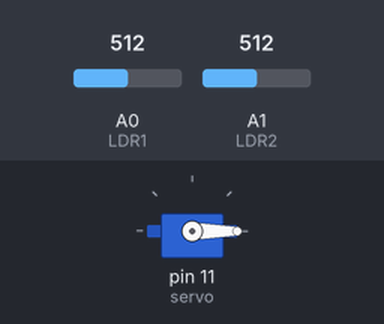
This sketch was run on a simulated Arduino Uno, built with avr-gcc and run on an emulated ATmega328P. Parts: servo. The test bench sets the inputs (shaded band); at power-on: A1 (LDR2) = 512, A0 (LDR1) = 512.

Above: at 2.2 s.
2.3 s: A1 (LDR2) set to 534
At 5.1 s:
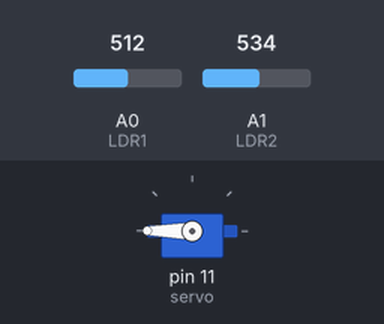
5.3 s: A1 (LDR2) set to 306
At 5.45 s:
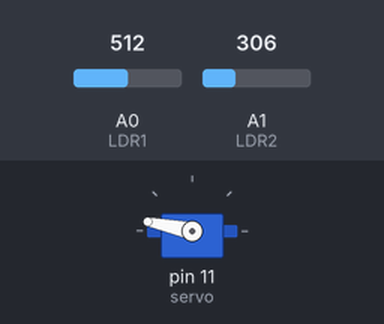
8.3 s: A1 (LDR2) set to 716
At 8.56 s:
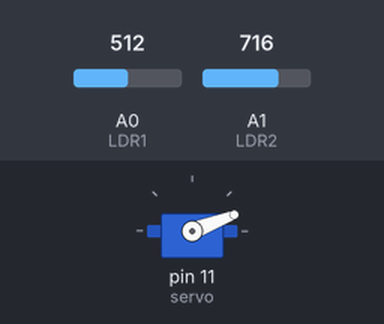
Timing chart, 0 to 12.2 s (numbered marks = the images above; inputs shaded):
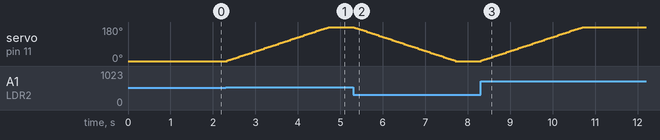

Measured:
- the behaviour switches between 522 and 523 on A1 (LDR2) (found by bisection; images 0 and 1)
- after the input at 2.3 s, servo on pin 11 (servo): moves from 0° to 180° over 2.4 s, starting at once
- after the input at 5.3 s, servo on pin 11 (servo): moves from 180° to 0° over 2.4 s, starting at once
- after the input at 8.3 s, servo on pin 11 (servo): moves from 0° to 180° over 2.4 s, starting at once

The sketch:

sketch_nov19a.ino
```cpp
#include <Servo.h>
#define LDR1 A0
#define LDR2 A1

#define error 10
int Spoint = 0;

Servo servo;

void setup() {
  servo.attach(11);
  Spoint = constrain(Spoint, 0, 180);
  servo.write(Spoint);
  delay(1000);
}

void loop() {
  int ldr1 = analogRead(LDR1);
  int ldr2 = analogRead(LDR2);
  int servoPosition1 = map(ldr1, 0, 1023, 0, 180);
  int servoPosition2 = map(ldr2, 0, 1023, 0, 180);

  if (abs(ldr1 - ldr2) <= error) {

  } else {

    if (ldr1 > ldr2) {
      Spoint = constrain(Spoint - 3, 0, 180);

    } else {
      Spoint = constrain(Spoint + 3, 0, 180);
    }
  }

  servo.write(Spoint);
  delay(40);
}
```
